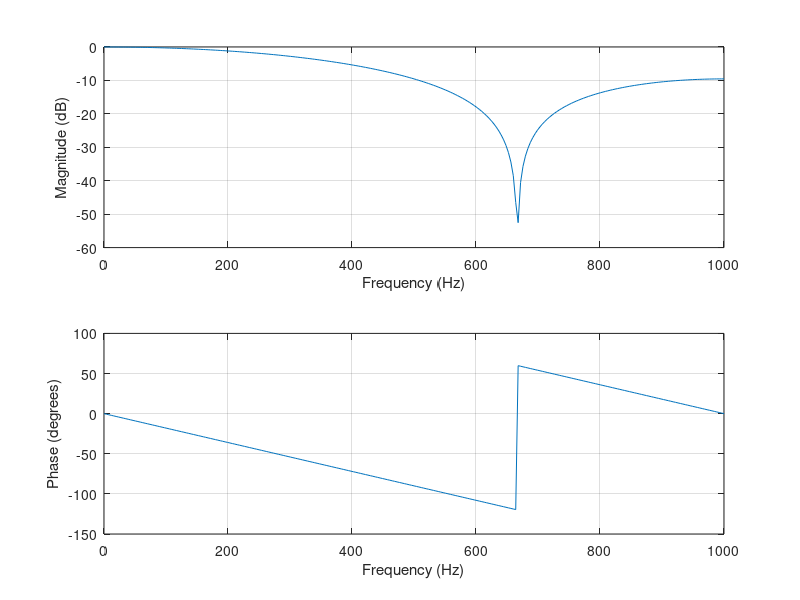
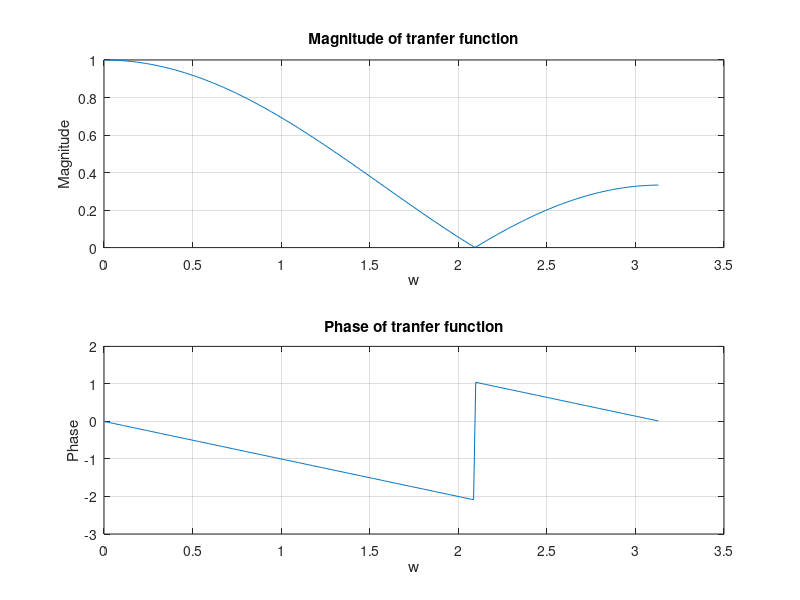

Write MATLAB code to recreate these figures, in order.
clc;    % Clear the command window.
close all;  % Close all figures (except those of imtool.)
clear;  % Erase all existing variables. Or clearvars if you want.

b = [1 1 1]; % Numerator Polynomial
a = [3];     % Denominator Polynomial

freqz(b,a,256,2000)

%---------------------
N = 256;

for n = 0:N-1
  w(n+1) = pi/N*n;
end

for n = 0:N-1
  H(n+1) = 1/3 * (1 + exp (-j * w(n+1)) + exp(-j * 2 *w(n+1)));
end

figure
subplot(2, 1, 1)
plot(w, abs(H))
grid on
title('Magnitude of tranfer function')
xlabel('w')
ylabel('Magnitude')

subplot(2, 1, 2)
plot(w, angle(H))
grid on
title('Phase of tranfer function')
xlabel('w')
ylabel('Phase')
